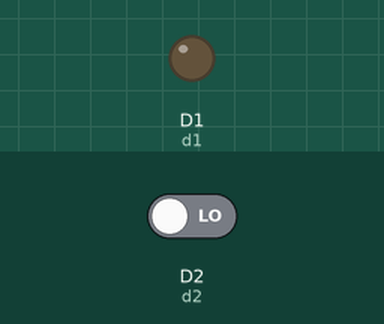
Simulated run of this sketch. Board: ESP8266 (NodeMCU). Shown: output pins drawn as LEDs (lit = HIGH). Inputs (shaded band) come from the test bench; at power-on: D2 (d2) LOW.

Above: at 1.2 s.
1.3 s: D2 (d2) driven HIGH
At 2.5 s:
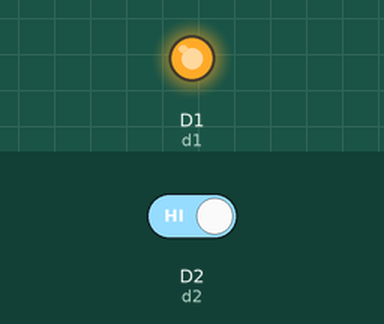
2.8 s: D2 (d2) driven LOW
At 3.7 s:
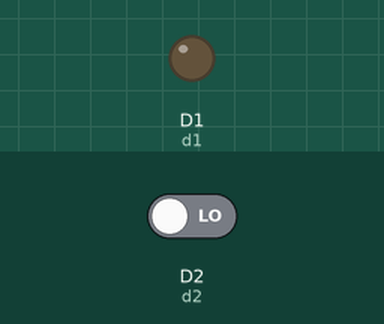
Timing chart, 0 to 5.8 s (numbered marks = the images above; inputs shaded):
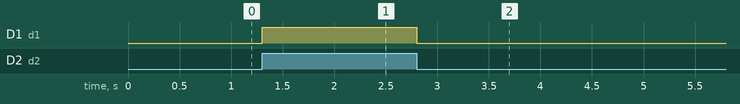

Measured:
- after the input at 1.3 s, D1 (d1): LOW → HIGH at once
- after the input at 2.8 s, D1 (d1): HIGH → LOW at once

The sketch:

LightCup.ino
```cpp
int d1=D1;  //Digital Output
int d2=D2;  //Digital Input
void setup()
{
   pinMode(d1, OUTPUT);
   pinMode(d2, INPUT);
}

void loop()
{
  digitalWrite(d1,digitalRead(d2));
  delay(100);
}
```
